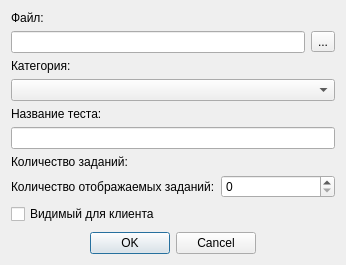
<?xml version="1.0" encoding="UTF-8"?>
<ui version="4.0">
 <class>DlgAddBinTest</class>
 <widget class="QDialog" name="DlgAddBinTest">
  <property name="geometry">
   <rect>
    <x>0</x>
    <y>0</y>
    <width>346</width>
    <height>265</height>
   </rect>
  </property>
  <property name="windowTitle">
   <string>Добавить тест</string>
  </property>
  <layout class="QVBoxLayout" name="verticalLayout">
   <item>
    <widget class="QLabel" name="label">
     <property name="text">
      <string>Файл:</string>
     </property>
    </widget>
   </item>
   <item>
    <layout class="QHBoxLayout" name="horizontalLayout">
     <item>
      <widget class="QLineEdit" name="leTestFilePath"/>
     </item>
     <item>
      <widget class="QToolButton" name="tbtnOpenFile">
       <property name="text">
        <string>...</string>
       </property>
      </widget>
     </item>
    </layout>
   </item>
   <item>
    <widget class="QLabel" name="label_5">
     <property name="text">
      <string>Категория:</string>
     </property>
    </widget>
   </item>
   <item>
    <widget class="QComboBox" name="cbCat">
     <property name="sizePolicy">
      <sizepolicy hsizetype="Expanding" vsizetype="Fixed">
       <horstretch>0</horstretch>
       <verstretch>0</verstretch>
      </sizepolicy>
     </property>
    </widget>
   </item>
   <item>
    <widget class="QLabel" name="label_2">
     <property name="text">
      <string>Название теста:</string>
     </property>
    </widget>
   </item>
   <item>
    <widget class="QLineEdit" name="leTestName"/>
   </item>
   <item>
    <layout class="QHBoxLayout" name="horizontalLayout_2">
     <item>
      <widget class="QLabel" name="label_3">
       <property name="text">
        <string>Количество заданий:</string>
       </property>
      </widget>
     </item>
     <item>
      <widget class="QLabel" name="labelNumAll">
       <property name="sizePolicy">
        <sizepolicy hsizetype="Expanding" vsizetype="Preferred">
         <horstretch>0</horstretch>
         <verstretch>0</verstretch>
        </sizepolicy>
       </property>
      </widget>
     </item>
    </layout>
   </item>
   <item>
    <layout class="QHBoxLayout" name="horizontalLayout_3">
     <item>
      <widget class="QLabel" name="label_4">
       <property name="text">
        <string>Количество отображаемых заданий:</string>
       </property>
      </widget>
     </item>
     <item>
      <widget class="QSpinBox" name="sbNumVis"/>
     </item>
    </layout>
   </item>
   <item>
    <widget class="QCheckBox" name="checkBox">
     <property name="text">
      <string>Видимый для клиента</string>
     </property>
    </widget>
   </item>
   <item>
    <spacer name="verticalSpacer">
     <property name="orientation">
      <enum>Qt::Vertical</enum>
     </property>
     <property name="sizeHint" stdset="0">
      <size>
       <width>20</width>
       <height>40</height>
      </size>
     </property>
    </spacer>
   </item>
   <item>
    <widget class="QDialogButtonBox" name="buttonBox">
     <property name="orientation">
      <enum>Qt::Horizontal</enum>
     </property>
     <property name="standardButtons">
      <set>QDialogButtonBox::Cancel|QDialogButtonBox::Ok</set>
     </property>
     <property name="centerButtons">
      <bool>true</bool>
     </property>
    </widget>
   </item>
  </layout>
 </widget>
 <resources/>
 <connections>
  <connection>
   <sender>buttonBox</sender>
   <signal>accepted()</signal>
   <receiver>DlgAddBinTest</receiver>
   <slot>accept()</slot>
   <hints>
    <hint type="sourcelabel">
     <x>248</x>
     <y>254</y>
    </hint>
    <hint type="destinationlabel">
     <x>157</x>
     <y>274</y>
    </hint>
   </hints>
  </connection>
  <connection>
   <sender>buttonBox</sender>
   <signal>rejected()</signal>
   <receiver>DlgAddBinTest</receiver>
   <slot>reject()</slot>
   <hints>
    <hint type="sourcelabel">
     <x>316</x>
     <y>260</y>
    </hint>
    <hint type="destinationlabel">
     <x>286</x>
     <y>274</y>
    </hint>
   </hints>
  </connection>
 </connections>
</ui>
